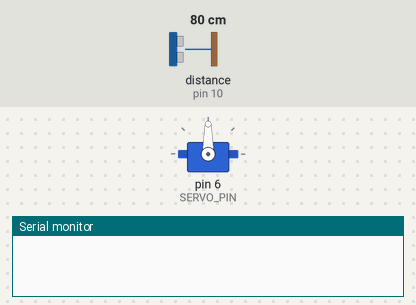
Bench run of a sketch on a simulated Arduino Uno, built with avr-gcc and run on an emulated ATmega328P. Shown: servo, the last lines printed to the serial monitor. Wiring (inferred from the names in the program): ultrasonic range finder: trigger pin 9; echo pin 10. Inputs (shaded band) come from the test bench; at power-on: distance to the obstacle (sensor on pin 10) 80 cm. The echo pulse lasts 58.3 µs per cm.

Above: at 0.1 s.
2.3 s: distance to the obstacle (sensor on pin 10) set to 2 cm
At 2.78 s:
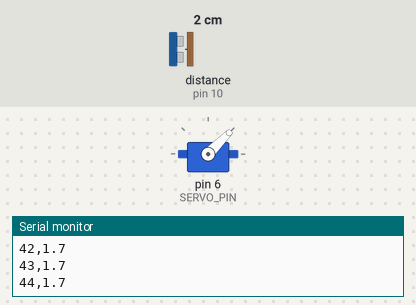
5.3 s: distance to the obstacle (sensor on pin 10) set to 120 cm
At 6.2 s:
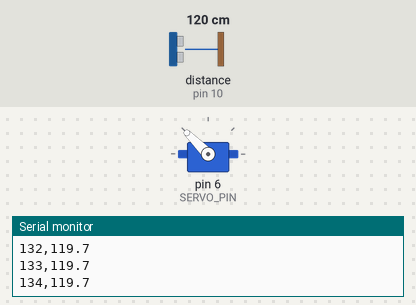
8.3 s: distance to the obstacle (sensor on pin 10) set to 250 cm
At 9.4 s:
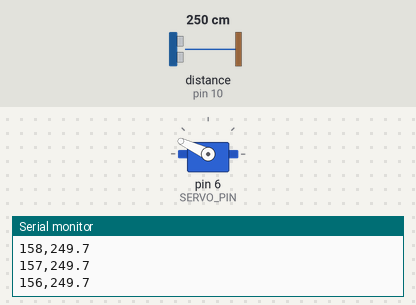
11.3 s: distance to the obstacle (sensor on pin 10) set to 299 cm
Timing chart, 0 to 18.3 s (numbered marks = the images above; inputs shaded):
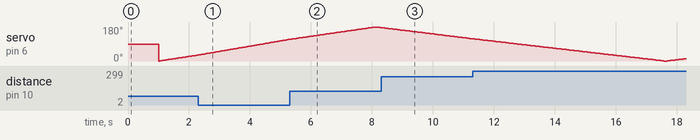

The sketch:

arduino_radar.ino
```cpp
#include <Servo.h>

const byte TRIG_PIN = 9;
const byte ECHO_PIN = 10;
const byte SERVO_PIN = 6;

Servo radarServo;

float readDistance() {
  digitalWrite(TRIG_PIN, LOW);
  delayMicroseconds(3);

  digitalWrite(TRIG_PIN, HIGH);
  delayMicroseconds(10);

  digitalWrite(TRIG_PIN, LOW);

  unsigned long duration = pulseIn(ECHO_PIN, HIGH, 30000);

  if (duration == 0) {
    return 400.0;
  }

  return duration * 0.0343 / 2.0;
}

void sendMeasurement(int angle) {
  radarServo.write(angle);

  delay(35);

  float distance = readDistance();

  Serial.print(angle);
  Serial.print(",");
  Serial.println(distance, 1);
}

void setup() {
  pinMode(TRIG_PIN, OUTPUT);
  pinMode(ECHO_PIN, INPUT);

  Serial.begin(115200);

  radarServo.attach(SERVO_PIN);

  radarServo.write(90);

  delay(1000);
}

void loop() {

  // Sweep 0 -> 180
  for (int angle = 0; angle <= 180; angle++) {
    sendMeasurement(angle);
  }

  // Sweep 180 -> 0
  for (int angle = 180; angle >= 0; angle--) {
    sendMeasurement(angle);
  }
}
```
